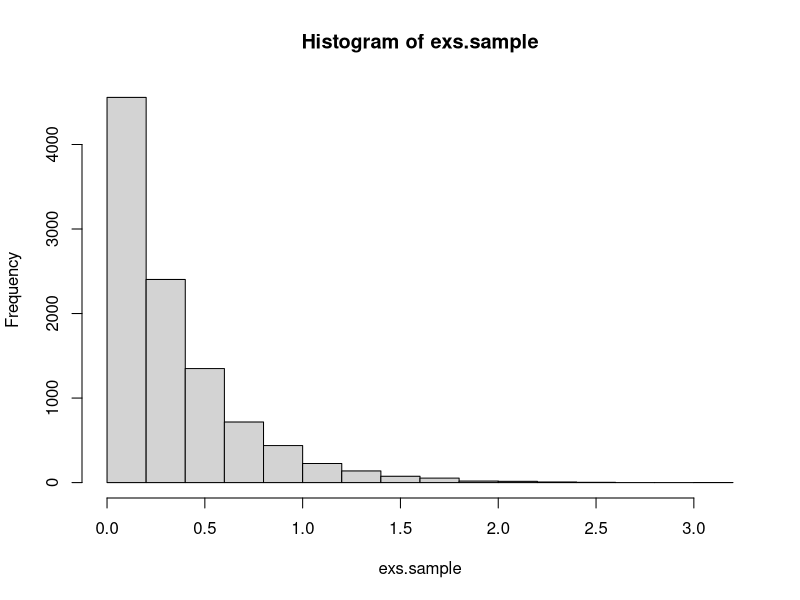
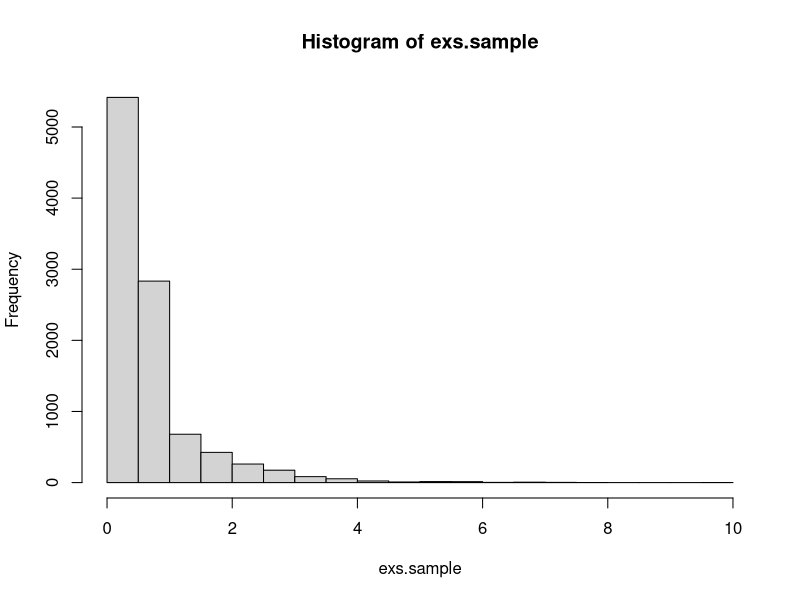
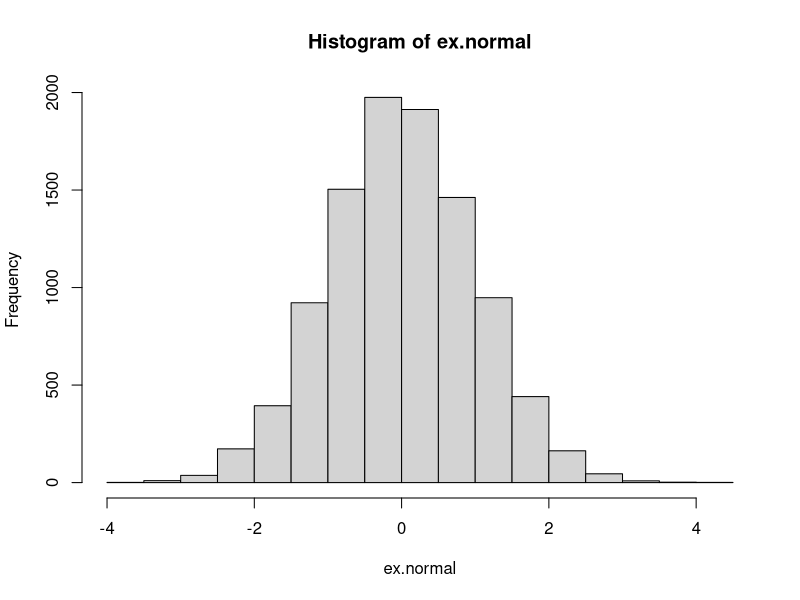
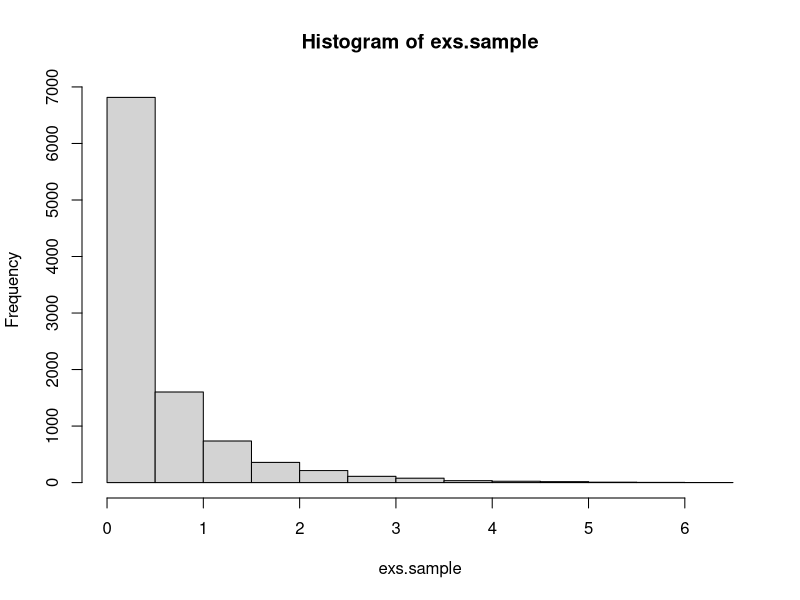
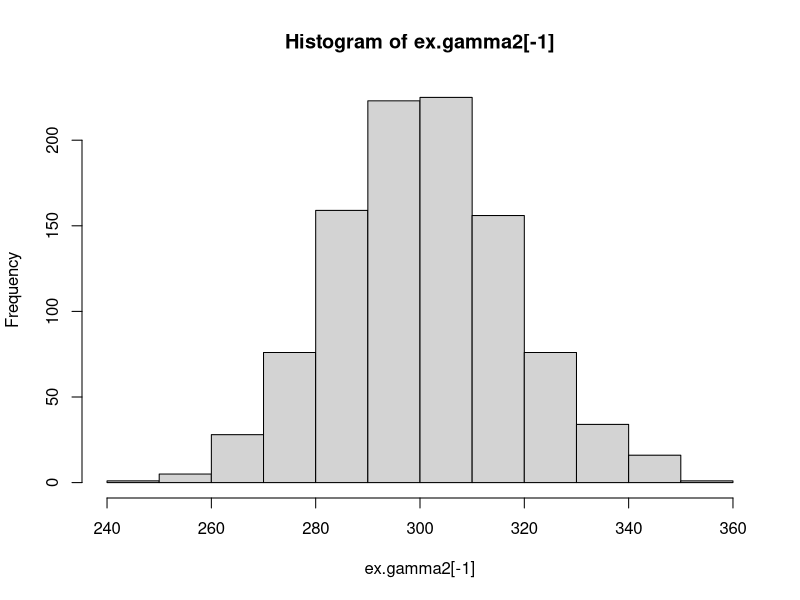
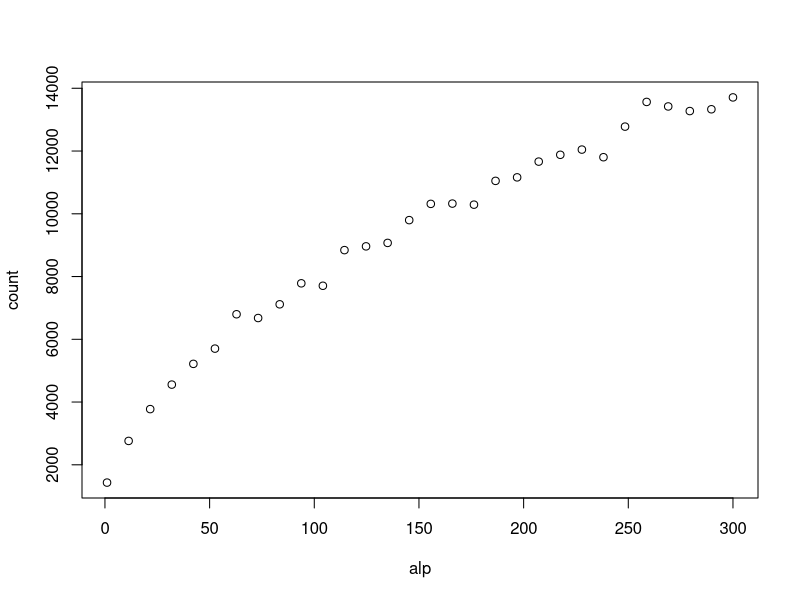
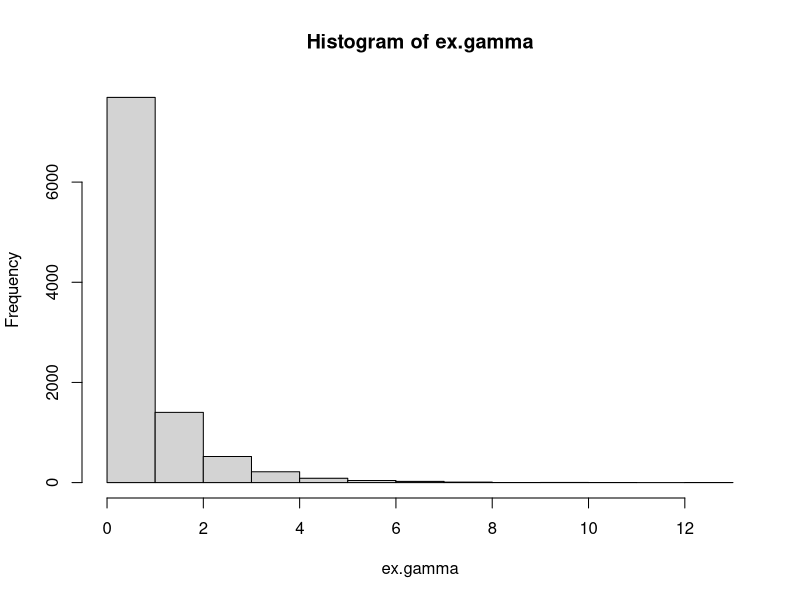
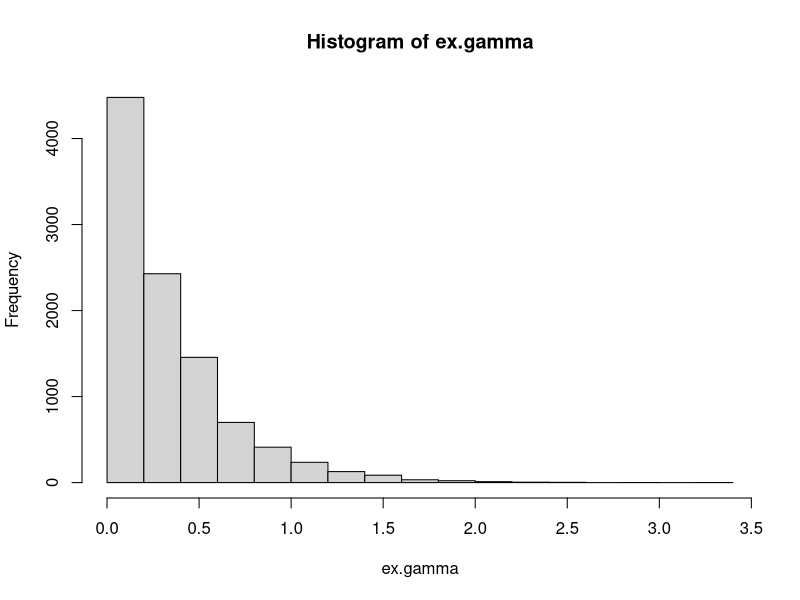

These charts were generated, in order, by the following R code:
## ---- chunk 1
knitr::opts_chunk$set(echo = TRUE)
## ---- chunk 2
#This function returns a vector of n independent samples from the exponential distribution with rate parameter lam, generated from the inverse cumulative distribution. 
random.exp <- function(n,lam){
  return(-1/lam * log(runif(n)))
}
## ---- chunk 3
#Testing function
test.function <- function(n,func,arg,amean,avar){
  exs.sample=func(n,arg)
  cat("Empirical mean:", mean(exs.sample), "Analytical mean:",amean, "\n")
  cat("Empirical variance:", var(exs.sample), "Analytical variance:",avar,"\n")
  hist(exs.sample)
}

lam <- 3
test.function(10000,random.exp,lam,1/lam,1/lam^2)

## ---- chunk 4

#Function for normalising constant in g distribution given parameter a (alpha).
c.g <- function(a){
  return (a*exp(1)/(a+exp(1)))
}

#This function returns a vector of n independent samples from the g distribution with parameter a (=alpha), generated from the inverse cumulative distribution. 
random.g <- function(n,a){
  c <- c.g(a) #Normalising constant
  u <- runif(n)
  x <- rep(0,n)
  for (i in 1:n){
    if (u[i]<c/a){
      x[i] <- (a*u[i]/c)^(1/a)
    }
    else{
      x[i] <- (-log(1/a + exp(-1) - u[i]/c))
    }
  }
  return(x)
}

## ---- chunk 5

#Testing funtion
a <- .6
c <- c.g(a)
g.mean <- c/(a+1)+2*c*exp(-1) #analytical mean
g.var <- c*(1/(a+2)+ 5*exp(-1)) - g.mean^2 #analytical variance
test.function(10000,random.g,a,g.mean,g.var)
## ---- chunk 6
#This function returns a vector of n independent samples from the standard normal distribution, generated by the Box-Müller algorithm
random.norm <- function(n){
  x1 <- runif(n)*2*pi
  x2 <- random.exp(n,.5)
  return(sqrt(x2)*cos(x1))
}

#Testing function
ex.normal=random.norm(10000)
cat("Empirical mean:", mean(ex.normal), "Analytical mean:",0.0, "\n")
cat("Empirical variance:", var(ex.normal), "Analytical variance:",1.0,"\n")
hist(ex.normal)
## ---- chunk 7
#This function returns a sample from the d-variate normal distribution with mean mu and covariance S, transformed from standard normal samples. 
random.multinorm <- function(d,mu,S){
  x <- random.norm(d)
  A <- t(chol(S)) #transpose to get lower triangular cholesky matrix
  return(mu + A%*%x)
}

#Testing function
d = 3
N = 10000
sigma <- cbind(c(3,1,0), c(1,3,1), c(0,1,3)) #if d=3
# sigma <- cbind(c(2,1),c(1,2))                  #if d=2
mu <- seq(1,d)
multinormal.sample <- matrix(NA,N,d)
for (i in 1:N){
  multinormal.sample[i,] <- random.multinorm(d, mu, sigma)
}
mu
colMeans(multinormal.sample)
sigma
var(multinormal.sample)
## ---- chunk 8
#Acceptance probability
accept_prob <- function(x,a){ 
  if (x<1)
      return (exp(-x))
    else 
      return (x^(a-1))
}
## ---- chunk 9
#This function returns a vector of n independent samples from the gamma distribution with 0<a<1, beta=1, generated by the Rejection sampling
random.gamma1 <- function(n,a){ 
  x=rep(0,n)
  for (i in 1:n){
    finish = 0
    while(finish==0){  
      # Sample from the proposal distribution, g(x) (x>=0)
      sample.x = random.g(1,a)
      # Compute the acceptance probability alpha
      alpha=accept_prob(sample.x,a)
      # Generate a helping variable U from a uniform(0,1)
      u = runif(1, 0, 1)
      # Check if we accept it
      if(u <= alpha){
        x[i]=sample.x
        finish=1
      }
    }
  }
  return (x)
}

#Testing function
alpha=0.5
test.function(10000,random.gamma1,alpha,alpha,alpha)
## ---- chunk 10
a <- function(alpha){ 
  return (sqrt((alpha-1)^(alpha-1)*exp(-alpha+1)))
}

b <- function(alpha){ #b+
  return (sqrt((alpha+1)^(alpha+1)*exp(-alpha-1)))
}

logf <- function(u,alpha){ #log of f* with u=log(x)
  return (u*(alpha-1)-exp(u))
}

sample <- function(ab){ #This function sample from the distribution of log(x), using the invers of the cumulative distribution. 
  u=log(runif(1,0,1))
  return (ab+u)
}
## ---- chunk 11
#This function returns a vector of n independent samples from the gamma distribution with a>1, beta=1, generated by the ratio of uniforms method on log-scale. 
random.gamma2 <- function(n,alpha){
  count=0 #count how many tries the algorithm needs to generate n realisations
  x=rep(0,n)
  a=log(((alpha-1)/exp(1))^((alpha-1)/2))
  b=log(((alpha+1)/exp(1))^((alpha+1)/2))
  for (i in 1:n){
    inside=FALSE
    while (inside==FALSE){
      u1=sample(a) 
      u2=sample(b)
      u=u2-u1
      test=0.5*logf(u,alpha)
      inside=test>=u1 
      count=count+1
    }
    x[i] = u
  }
  vec=c(count,exp(x)) #count + n realisations
}

#Testing function 
alpha=300 #FUNKER IKKE FOR ALPHA>300......
ex.gamma2=random.gamma2(1000,alpha)
cat("Empirical mean:",mean(ex.gamma2[-1]), "Analytical mean:",alpha, "\n")
cat("Empirical variance:", var(ex.gamma2[-1]), "Analytical variance:",alpha,"\n")
hist(ex.gamma2[-1])

#Generate a plot with values of alpha on the x-axis and the number of tries used on the y-axis. 
plot.count <- function(nsample, n){
  count=rep(0,n)
  alp=seq(1,300,length.out=n)
  for (i in 1:n){
    alpha=alp[i]
    c=random.gamma2(nsample,alpha)[1]
    count[i]=c
  }
  plot(alp,count)
}
plot.count(1000,30)
## ---- chunk 12
##This function returns a vector of n independent samples from the gamma distribution with parameters alpha and beta. 
random.gamma <- function(n, alpha, beta){
  if (alpha==1){
    x=random.exp(n,alpha) #sample from exponential distribution
  }
  else if (alpha<1){
    x=random.gamma1(n,alpha) 
  }
  else {
    x=random.gamma2(n,alpha)[-1] #ignoring the first element, which is the number of tries. 
  }
  return (x/beta) #Transform from x-Ga(alpha,1) to x/beta-Ga(alpha,beta)
}

#Testing function 
test.gamma <- function(n,alpha, beta){
  ex.gamma=random.gamma(n,alpha,beta)
  amean=alpha/beta #analytical mean
  avar=alpha/beta^2 #analytical variance
  cat("Empirical mean:", mean(ex.gamma), "Analytical mean:",amean, "\n")
  cat("Empirical variance:", var(ex.gamma), "Analytical variance:",avar,"\n")
  hist(ex.gamma)
}

test.gamma(10000,alpha=0.5,beta=0.7)
test.gamma(10000,alpha=1,beta=3) 
test.gamma(10000,alpha=4,beta=10)
## ---- chunk 13
##This function generates one realisation from Dirichlet distribution with parameter vector alpha.
random.dirichlet <- function(alpha){
  K <- length(alpha)
  z <- rep(0,K)
  for (i in 1:K)
    z[i] <- random.gamma(1,alpha[i],1) #n,shape,rate
  v <- sum(z)
  return (z/v)
}

N_dir <- 1000
alpha <- c(.1, .5, .1, .3, .8)
K <- length(alpha)
dirichlet.sample <- matrix(1,N_dir,K)
for (i in 1:N_dir){
  dirichlet.sample[i,] <- random.dirichlet(alpha)
}
## ---- chunk 14
alphasum <- sum(alpha)
#Empirical mean
colMeans(dirichlet.sample)
#Analytical mean
alpha1 <- alpha/alphasum
alpha1
#Empirical variance
diag(var(dirichlet.sample))
#Analytical variance
alpha1*(1-alpha1)/(1+alphasum)
## ---- chunk 15
f <- function(theta){
  return ((2+theta)^125*(1-theta)^(18+20)*theta^34)
}

res = optimise(f, interval = c(0,1),maximum=TRUE) 
  
logf <- function(theta){
  return (log((2+theta)^125*(1-theta)^(18+20)*theta^34))
}

cf <- function(theta){
  return ((2+theta)^125*(1-theta)^(18+20)*theta^34) / f(15/394+sqrt(53809)/394)
}

theta_new_f <- function(theta){
  return (theta*new_f(theta))
}

new_f <- function(theta){
  return (((2+theta)^125*(1-theta)^(18+20)*theta^34)/as.numeric(integrate(f,0,1)[1]))
}
## ---- chunk 16
#This algorithm simulate from f(theta|y) using a uniform density as the proposal density, rejection sampling.
random.multinomial <- function(n){
  x.out <- rep(NA,n)
  rejections <- 0
  for (i in 1:n){
    finished <- FALSE
    c <- res$objective #f(15/394+sqrt(53809)/394)
    while(!finished){
      x <- runif(1) #sample from the proposal distribution, U(0,1)
      alpha <- f(x) / c #compute the acceptance probability alpha
      u <- runif(1) #generate a helping variable U from a uniform(0,1)
      if (u <= alpha){
        finished <- TRUE
      }
      else{
        rejections = rejections + 1
      }
    }
    x.out[i] <- x
  }
  cat(rejections,"rejections out of",(n+rejections),"trials.(",(rejections)/(n+rejections)*100, "% )")
  return (x.out)
}

test <- random.multinomial(10000)
mean(test)
var(test)
hist(test, prob=TRUE)
xlin <- seq(0,1,.01)
lines(new_f(xlin))
curve(new_f,0,1)


newc <- integrate(f, 0, 1)
integrate(theta_new_f,0,1)


importance_sampling <- function(n){ #mulig vi ikke kan bruke self-normalizing? 
  x <- random.multinomial(n)
  mu <- sum(x*(1-x)^4/f(x))/sum((1-x)^4/f(x))
  print(mu)
  mu1 <- sum(x*(1-x)^4)/sum((1-x)^4) #med f(x)=1 - prior istedenfor posterior?
  print(mu1)
  print(mean(x))
  return(mu)
}

test2 <- importance_sampling(10000)
test2
